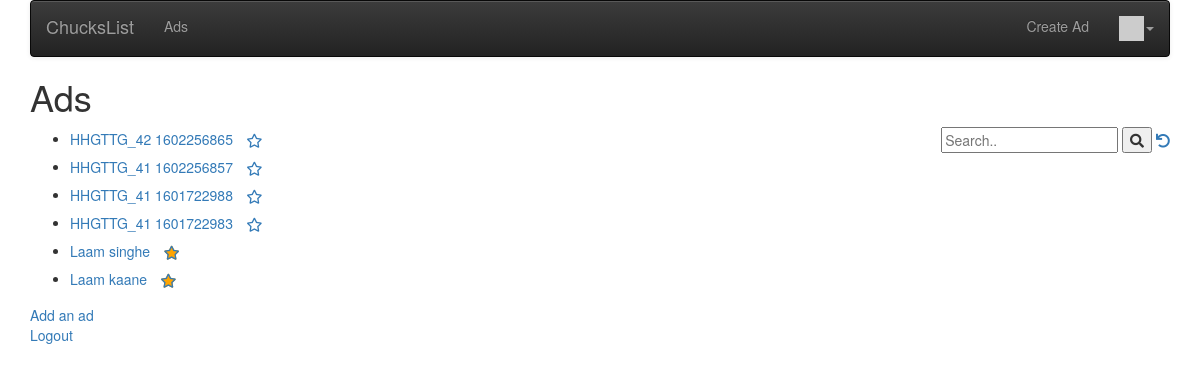
The app's page / (signed in) with its own data.
### ads/models.py (models this page shows, shortened)
class Ad(models.Model):
	title = models.CharField(
			max_length=200,
			validators=[MinLengthValidator(2, "Title must be greater than 2 characters")]
		)
	price = models.DecimalField(max_digits=7, decimal_places=2, null=True)
	text = models.TextField()
	owner = models.ForeignKey(settings.AUTH_USER_MODEL, on_delete=models.CASCADE)
	favorites = models.ManyToManyField(settings.AUTH_USER_MODEL, through='Fav', related_name='favorite_ads')
	picture = models.BinaryField(null=True, blank=True, editable=True)
	content_type = models.CharField(max_length=256, null=True, help_text='The MIMEType of the file')
	created_at = models.DateTimeField(auto_now_add=True)
	updated_at = models.DateTimeField(auto_now=True)
	comments = models.ManyToManyField(settings.AUTH_USER_MODEL, through='Comment', related_name='comments_owned')

### ads/views.py (the view)
# urls.py: path('', views.AdListView.as_view(), name='all'),
class AdListView(OwnerListView):
	model = Ad
	def get(self, request):
		strval  = request.GET.get("search", False)
		ad_list = Ad.objects.all()
		favorites = list()
		if request.user.is_authenticated:
			rows = request.user.favorite_ads.values('id')
			favorites = [ row['id'] for row in rows]
		if strval:
			query = Q(title__contains=strval)
			query.add(Q(text__contains=strval), Q.OR)
			objects = Ad.objects.filter(query).select_related().order_by('-updated_at')[:10]
		else:
			objects = Ad.objects.all().order_by('-updated_at')[:10]
		for obj in objects:
			obj.natural_updated = naturaltime(obj.updated_at)
		ctx = {'ad_list': objects, 'search':strval, 'favorites': favorites}
		retval = render(request, 'ads/ad_list.html', ctx)
		dump_queries()
		return retval

### ads/utils.py (called while the page is built)
def dump_queries():
	qs = connection.queries
	for q in qs:
		print(q)

### home/context_processors.py (called while the page is built)
def settings(request):
    return {
        'settings': django_settings,
    }

### home/templatetags/app_tags.py (called while the page is built)
@register.filter(name='gravatar')
def gravatar(user, size=35):
    email = str(user.email.strip().lower()).encode('utf-8')
    email_hash = md5(email).hexdigest()
    url = "//www.gravatar.com/avatar/{0}?s={1}&d=identicon&r=PG"
    return url.format(email_hash, size)

### ads/templates/ads/ad_list.html (shortened to what this page needs)
{% extends "base_menu.html" %}
{% block content %}
<h1>Ads </h1>
<div style="float:right">
	<form>
	  <input type="text" placeholder="Search.." name="search"
	  >
	  <button type="submit"><i class="fa fa-search"></i></button>
	<a href="{% url 'ads:all' %}"><i class="fa fa-undo"></i></a>
</form>
</div>
<p>
	{% if ad_list %}
	<ul>
		{% for ad in ad_list %}
		<li>
			<a href="{% url 'ads:ad_detail' ad.id %}">{{ ad.title }}</a>
			{% if user.is_authenticated %}
				<a href="#" onclick="favPost('{% url 'ads:ad_unfavorite' ad.id %}', {{ad.id}}); return false;" {% if ad.id not in favorites %} style="display:none;" {% endif %} id="favorite_star_{{ad.id}}">
					<span class="fa-stack" style="vertical-align: middle;">
						<i class="fa fa-star fa-stack-1x" style="color: orange;"></i>
						<i class="fa fa-star-o fa-stack-1x"></i>
					</span>
				</a>
				<a href="#" onclick="favPost('{% url 'ads:ad_favorite' ad.id %}', {{ad.id}}); return false;"
				{% if ad.id in favorites %} style="display: none;" {% endif %} id="unfavorite_star_{{ad.id}}">
					<span class="fa-stack" style="vertical-align: middle;">
						<i class="fa fa-star-o fa-stack-1x"></i>
					</span>
				</a>
			{% endif %}
		</li>
		{% endfor %}
	</ul>
	{% else %}
	<p> There are no ads in the database. </p>
	{% endif %}
</p>
<p>
	<a href="{% url 'ads:ad_create' %}">Add an ad </a>
	<br>
	{% if user.is_authenticated %}
	<a href="{% url 'logout' %}?next={% url 'ads:all' %}">Logout</a>
	{% else %}
	<a href="{% url 'login' %}?next= {% url 'ads:all' %}">Login</a>
	{% endif %}
</p>
{% endblock %}

### records on screen
Ad: title "HHGTTG_42 1602256865"
Ad: title "HHGTTG_41 1602256857"
Ad: title "HHGTTG_41 1601722988"
Ad: title "HHGTTG_41 1601722983"
Ad: title "Laam singhe"
Ad: title "Laam kaane"

### other values on screen
{{ settings.APP_NAME }} "ChucksList"
